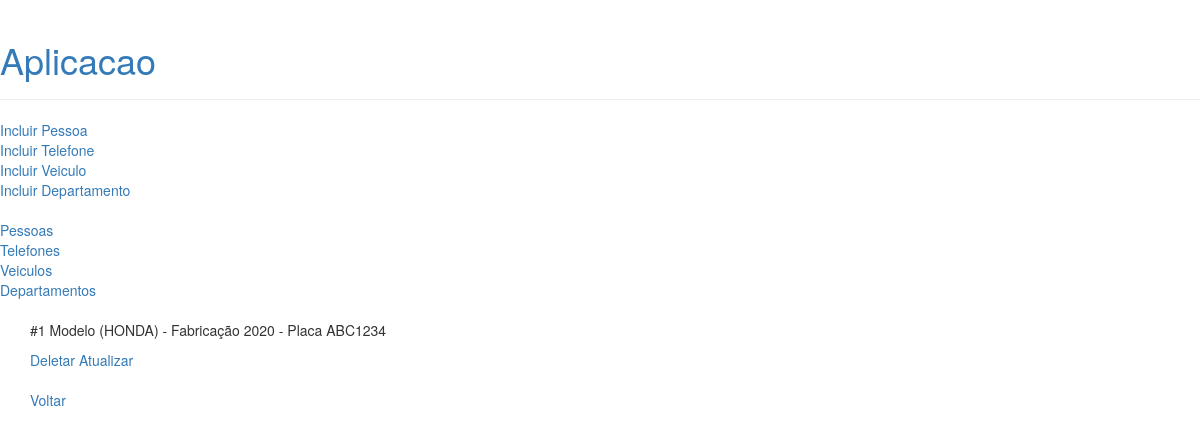
/veiculo/1, run on an earlier commit of the app's database.
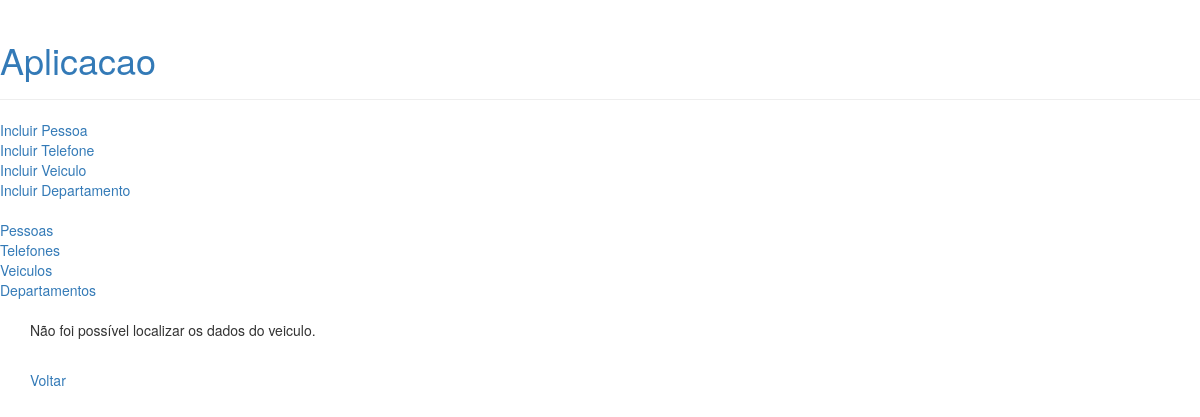
And on a later commit of the database.
### aplicacao/models.py (models this page shows, shortened)
class Veiculo(models.Model):
    placa = models.CharField(max_length=7)
    modelo = models.CharField(max_length=30)
    fabricacao = models.IntegerField(null=True)
    proprietario = models.ForeignKey(
        Pessoa,
        on_delete=models.RESTRICT,
        null=True
    )
    objects = VeiculoManager()

### aplicacao/views/viewsveiculos.py (the view)
# urls.py: path('veiculo/<int:vehicleid>', viewsveiculos.veiculo, name='veiculo'),
def veiculo(request,vehicleid):
    if (request.method == 'GET'):
        db_veiculo = Veiculo.objects.avehicle(vehicleid=vehicleid).values()
        payload = { 'veiculo' : list(db_veiculo) }
        print(payload)
        template = loader.get_template('veiculo/detalharveiculo.html')
        return HttpResponse(template.render(payload, request))

### aplicacao/models.py (called while the page is built)
    def avehicle(self,vehicleid):
        result = self.filter(id=vehicleid)
        return result

### aplicacao/templates/veiculo/detalharveiculo.html
{% extends 'base.html' %}
{% block content %}
    {% if veiculo %}
        {% for v in veiculo %}
            <div>
                <p>#{{v.id}} Modelo ({{v.modelo}}) - Fabricação {{v.fabricacao}} - Placa {{ v.placa }} </p>
                <a href="/aplicacao/veiculo/deletar/{{v.id}}">Deletar</a>
                <a href="/aplicacao/veiculo/atualizar/{{v.id}}">Atualizar</a>
            </div>
        {% endfor %}
    {% else %}
        <p>Não foi possível localizar os dados do veiculo.</p>
    {% endif %}
    <br />
    <a href="/aplicacao/veiculos">Voltar</a>
{% endblock %}

What changed in the data, as far as the page shows it:
removed Veiculo: id "1", modelo "HONDA", fabricacao "2020", placa "ABC1234"
Also different on the page:
text now shown: "Não foi possível localizar os dados do veiculo."
